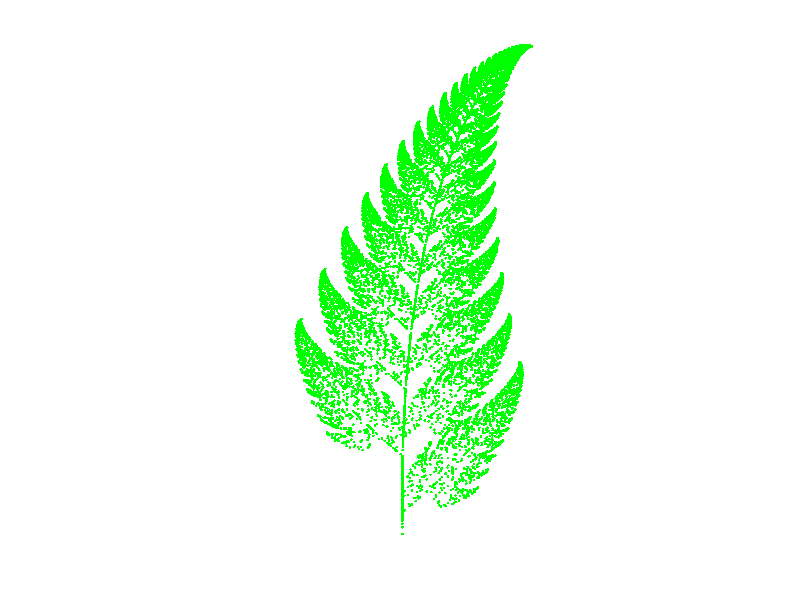

Source code (MATLAB):
% Barnsley Fern
m=20000;
x=zeros(2,m);
for j=2:m
    a=rand;
    if a < 0.85
        A = [0.85, 0.04; -0.04, 0.85];
        b = [0; 1.6];
    elseif a < 0.92
        A = [0.2, -0.26; 0.23, 0.22];
        b = [0; 1.6];
    elseif a < 0.99
        A = [-0.15, 0.28; 0.26, 0.24];
        b = [0; 0.44];
    else
        A = [0, 0; 0, 0.16];
        b = [0; 0];
    end
    x(:,j)= A*x(:,j-1)+b;
end
plot(x(1,:),x(2,:),'g.')
axis equal
axis off